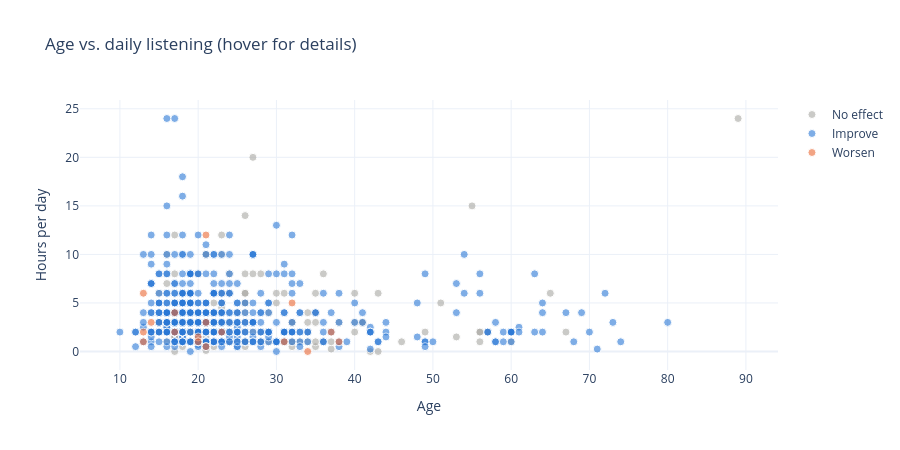

The code cell stored with this chart in its notebook:
### Code cell
fig = px.scatter(df, x="Age", y="Hours per day", color="Music effects", opacity=0.6,
                 color_discrete_map={"Improve": BLUE, "No effect": "#a8a7a2", "Worsen": ORANGE},
                 hover_data=["Fav genre"] + MH, title="Age vs. daily listening (hover for details)")
fig.update_traces(marker=dict(size=8, line=dict(width=1, color="white")))
fig.update_layout(height=450, legend_title="")
fig.show()

### Figure 1 — Plotly figure (JSON) as saved in the notebook; plotly's stock layout.template omitted (floating-point values rounded to 4 significant figures; data arrays with more than 128 entries replaced by an {"elided": "..."} marker saying what was removed)
{"data": [{"customdata": {"elided": "169x5 mixed values"}, "hovertemplate": "Music effects=No effect<br>Age=%{x}<br>Hours per day=%{y}<br>Fav genre=%{customdata[0]}<br>Anxiety=%{customdata[1]}<br>Depression=%{customdata[2]}<br>Insomnia=%{customdata[3]}<br>OCD=%{customdata[4]}<extra></extra>", "legendgroup": "No effect", "marker": {"color": "#a8a7a2", "line": {"color": "white", "width": 1}, "opacity": 0.6, "size": 8, "symbol": "circle"}, "mode": "markers", "name": "No effect", "orientation": "v", "showlegend": true, "type": "scatter", "x": {"elided": "169 float values"}, "xaxis": "x", "y": {"elided": "169 float values"}, "yaxis": "y"}, {"customdata": {"elided": "542x5 mixed values"}, "hovertemplate": "Music effects=Improve<br>Age=%{x}<br>Hours per day=%{y}<br>Fav genre=%{customdata[0]}<br>Anxiety=%{customdata[1]}<br>Depression=%{customdata[2]}<br>Insomnia=%{customdata[3]}<br>OCD=%{customdata[4]}<extra></extra>", "legendgroup": "Improve", "marker": {"color": "#2a78d6", "line": {"color": "white", "width": 1}, "opacity": 0.6, "size": 8, "symbol": "circle"}, "mode": "markers", "name": "Improve", "orientation": "v", "showlegend": true, "type": "scatter", "x": {"elided": "542 float values"}, "xaxis": "x", "y": {"elided": "542 float values"}, "yaxis": "y"}, {"customdata": [["Pop", 7.0, 5.0, 4.0, 1.0], ["Rock", 10.0, 10.0, 3.0, 1.0], ["Rock", 7.0, 10.0, 5.0, 6.0], ["Pop", 6.0, 8.0, 6.0, 0.0], ["Rock", 3.0, 10.0, 0.0, 0.0], ["Classical", 7.0, 9.0, 2.0, 8.0], ["Video game music", 8.0, 4.0, 3.0, 3.0], ["Video game music", 10.0, 7.0, 7.0, 3.0], ["Video game music", 5.0, 5.0, 7.0, 1.0], ["Rap", 4.0, 0.0, 0.0, 2.0], ["Rock", 3.0, 7.0, 8.0, 0.0], ["Rock", 2.0, 6.0, 3.0, 0.0], ["Rock", 7.0, 10.0, 4.0, 7.0], ["Rock", 8.0, 10.0, 10.0, 2.0], ["Pop", 10.0, 2.0, 1.0, 10.0], ["Pop", 8.0, 9.0, 6.0, 5.0], ["Video game music", 10.0, 10.0, 8.0, 4.0]], "hovertemplate": "Music effects=Worsen<br>Age=%{x}<br>Hours per day=%{y}<br>Fav genre=%{customdata[0]}<br>Anxiety=%{customdata[1]}<br>Depression=%{customdata[2]}<br>Insomnia=%{customdata[3]}<br>OCD=%{customdata[4]}<extra></extra>", "legendgroup": "Worsen", "marker": {"color": "#eb6834", "line": {"color": "white", "width": 1}, "opacity": 0.6, "size": 8, "symbol": "circle"}, "mode": "markers", "name": "Worsen", "orientation": "v", "showlegend": true, "type": "scatter", "x": [17.0, 32.0, 13.0, 21.0, 31.0, 17.0, 20.0, 23.0, 38.0, 13.0, 34.0, 14.0, 21.0, 37.0, 21.0, 20.0, 13.0], "xaxis": "x", "y": [2.0, 5.0, 2.0, 3.0, 1.0, 4.0, 1.5, 2.0, 1.0, 6.0, 0.0, 3.0, 12.0, 2.0, 0.5, 1.0, 1.0], "yaxis": "y"}], "layout": {"height": 450, "legend": {"title": {"text": ""}, "tracegroupgap": 0}, "title": {"text": "Age vs. daily listening (hover for details)"}, "xaxis": {"anchor": "y", "domain": [0.0, 1.0], "title": {"text": "Age"}}, "yaxis": {"anchor": "x", "domain": [0.0, 1.0], "title": {"text": "Hours per day"}}}}
